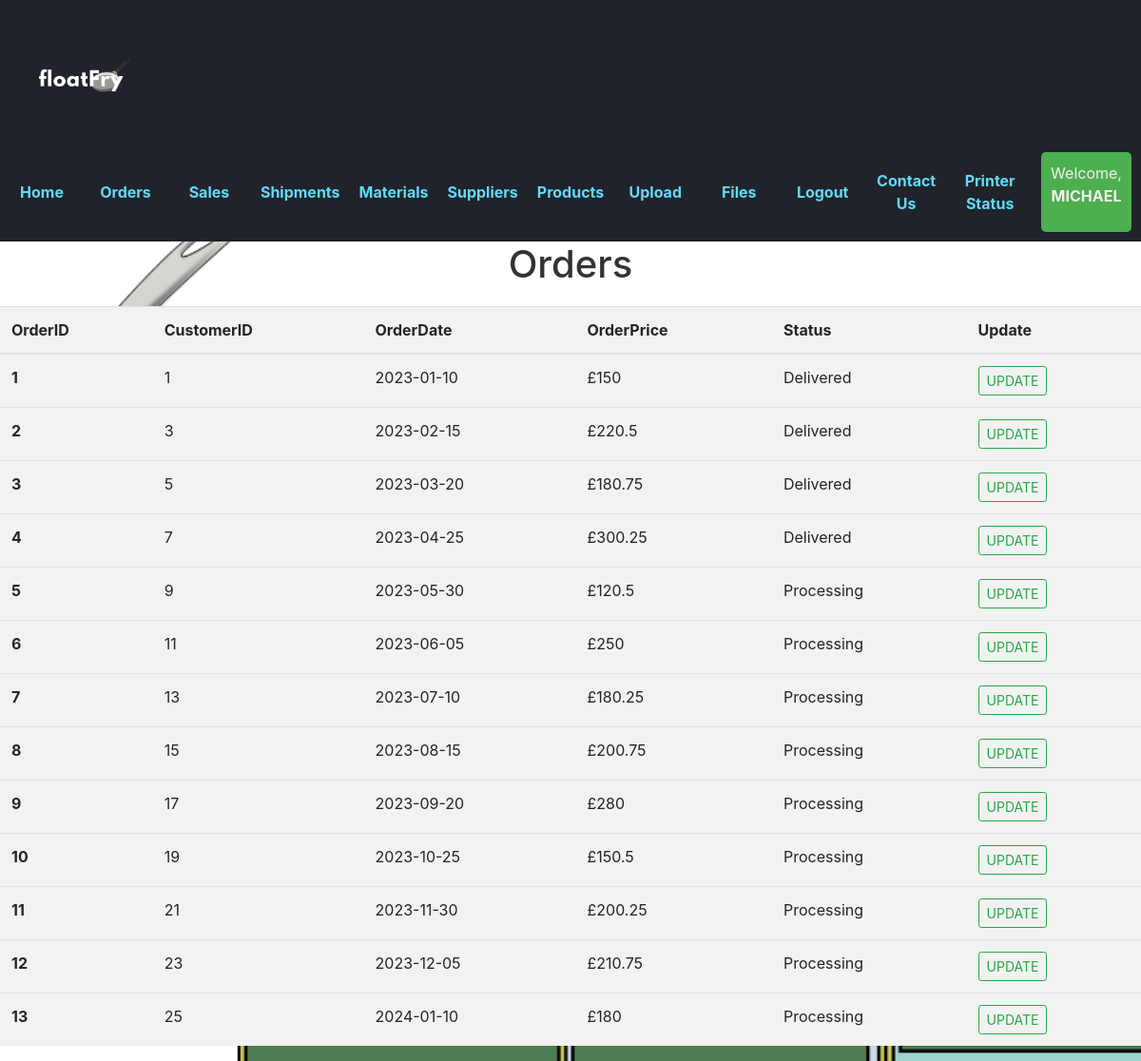
Before: /Orders (signed in) with the older database file.
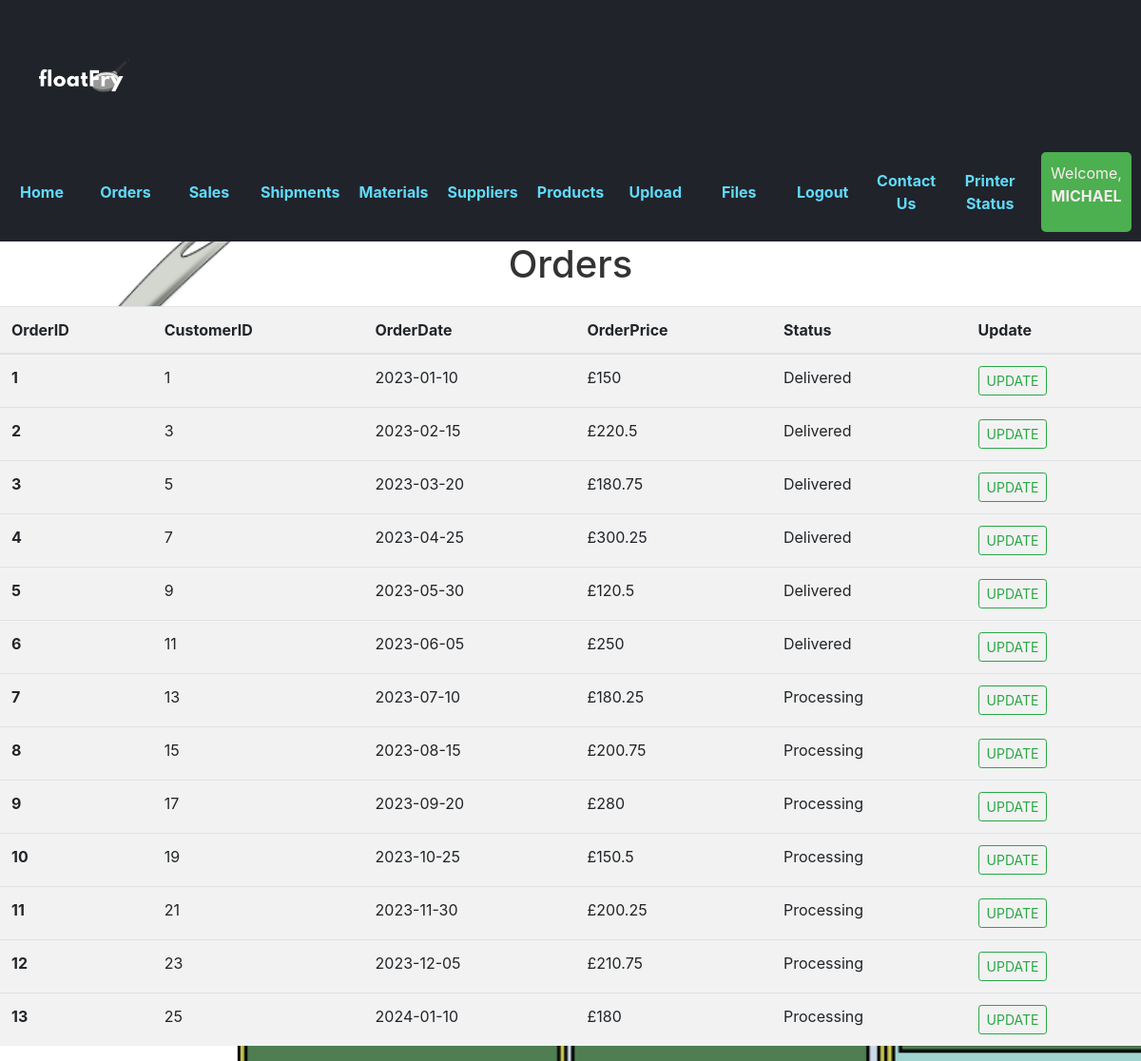
After: the same page with the newer database file.
### tables this page shows
CREATE TABLE Accounts (
    AccountsID INTEGER PRIMARY KEY AUTOINCREMENT,
    Username VARCHAR(255),
    Admin BOOLEAN,
    RoleID INTEGER,
    Role VARCHAR(255),
    EmployeeID INTEGER, Password VARCHAR(100),
    FOREIGN KEY (RoleID) REFERENCES Roles(RoleID),
    FOREIGN KEY (EmployeeID) REFERENCES Employees(EmployeeID)
);

CREATE TABLE Orders (
    OrderID INT PRIMARY KEY,
    CustomerID INT,
    OrderedDate DATE,
    OrderPrice DECIMAL(10, 2),
    OrderStatus VARCHAR(255),
    FOREIGN KEY (CustomerID) REFERENCES Customers(CustomerID)
);

### Test.py (the view)
@app.route('/Orders')
def orders():
    user = get_current_user()
    db = get_db()
    if 'logged_in' in session and session['logged_in'] and user['RoleID'] in [1,2,3,4,5]:
        all_entries_cursor = db.execute('SELECT * FROM Orders')
        orders = all_entries_cursor.fetchall()
        return render_template('orders.html',  user = user, orders = orders)
    else:
        return redirect(url_for('login'))

### Test.py (called while the page is built)
def get_current_user():
    user = None
    if "user" in session:
        user = session['user']
        print(user)
        db = get_db()
        user_cursor = db.execute("select * from Accounts where Username = ?", [user])
        user = user_cursor. fetchone()
    return user

@app.route('/Print/<string:filename>')
def print(filename):
    from printer_test import doc_to_print
    doc_to_print(filename)
    return redirect(url_for('uploadlist'))

### printer_test.py (called while the page is built)
def check_os():
    return system_types.get(platform.system().lower(),-1)

def linux_filepath(filename):
    import subprocess
    return f"{os.path.dirname(os.path.abspath(__file__))}/uploads/{filename}"

def linux_printer(filename,printer_name=None):
    import subprocess
    file_path = linux_filepath(filename)
    try:
        if printer_name != None:
            subprocess.run(['lpr', '-P',printer_name, file_path ])
        else: # default Printer
            path = f"upload/{filename}"
            subprocess.run(['lpr', file_path])
        return "File sent to printer."
    except Exception as e:
        return e

def doc_to_print(filename = None): ## Call the doc_to_print method which allows the user to printer.
    machine_type = check_os()
    print(f"filename is {filename}")
    if filename == None or filename == " ":
        return "No File Given"
    if machine_type == 1:
        status = windows_printer(filename)
    if machine_type <= 0:
        status = linux_printer(filename)
        print(linux_filepath(filename))  # Check the generated file path
    return status

### users_database.py (called while the page is built)
def connect_database():
    db_filename = 'FloatFry.db'
    sql =sqlite3.connect(os.path.join('database/', "FloatFry.db"))
    sql.row_factory = sqlite3.Row
    return sql

def get_db():
    if not hasattr(g, 'FloatFry_db'):
        g.FloatFry_db = connect_database()
    return g.FloatFry_db

### templates/orders.html (shortened to what this page needs)
{%from 'links.html' import links %}
<!DOCTYPE html>
<html lang="en">
<head>
    <link rel="stylesheet" href="{{ url_for('static', filename='styles.css') }}">
    <link rel="stylesheet" href="https://maxcdn.bootstrapcdn.com/bootstrap/4.5.2/css/bootstrap.min.css">
</head>
<body>
    <header>
        <div class="logo">
            <img src="{{ url_for('static', filename='float_fry_logo.png') }}" alt="Float Fry Logo">
        </div>
        <nav>
            {{links(user)}}
        </nav>
    </header>
    <h1>Orders</h1>
    <table class="table">
        <thead>
          <tr>
            <th scope="col">OrderID</th>
            <th scope="col">CustomerID</th>
            <th scope="col">OrderDate</th>
            <th scope="col">OrderPrice</th>
            <th scope="col">Status</th>
            <th scope="col">Update</th>
          </tr>
        </thead>
        <tbody>
            {% if orders %}
                {% for ord in orders %}
                    <tr>
                        <th scope="row">{{ ord["OrderID"] }}</th>
                        <td>{{ ord["CustomerID"] }}</td>
                        <td>{{ ord["OrderedDate"] }}</td>
                        <td>£{{ ord["OrderPrice"] }}</td>
                        <td>{{ ord["OrderStatus"] }}</td>
                        <td><a class="btn btn-sm btn-outline-success" href="{{ url_for('update', ordid = ord['OrderID']) }}">UPDATE</a></td>
                    </tr>
                {% endfor %}
            {% endif %}
        </tbody>
      </table>
</body>
</html>

### templates/links.html (shortened to what this page needs)
{% macro links(user)%}
    <ul>
        {% if user and user['RoleID'] in [5,4]  %}
        <li><a href="{{ url_for('home') }}">Home</a></li>
        <li><a href="{{ url_for('orders') }}">Orders</a></li>
        <li><a href="{{ url_for('sales') }}">Sales</a></li>
        <li><a href="{{ url_for('shipments') }}">Shipments</a></li>
        <li><a href="{{ url_for('materials') }}">Materials</a></li>
        <li><a href="{{ url_for('suppliers') }}">Suppliers</a></li>
        <li><a href="{{ url_for('products') }}">Products</a></li>
        <li><a href="{{ url_for('upload_file') }}">Upload</a></li>
        <li><a href="{{ url_for('uploadlist') }}">Files</a></li>
        <li><a href="{{ url_for('logout') }}">Logout</a></li>
        <li><a href="{{ url_for('contact') }}">Contact Us</a></li>
        <li><a href="{{ url_for('viewPrinter') }}">Printer Status</a></li>
        {% endif %}
        <li>
            {% if user %}
                <div class="user-info">
                    <p>Welcome, <span>{{ user['username'] }}</span></p>
                </div>
            {% endif %}
        </li>
    </ul>
{%endmacro%}

### static/styles.css (style rules this page uses)
body { font-family: Arial, sans-serif; background-color: #f0f0f0; margin: 0; padding: 0; background: url('splash.png'); background-size: cover; opacity: 1; }
header { background-color: #20232a; color: #61dafb; padding: 10px; display: flex; justify-content: space-between; align-items: center; }
.logo img { width: 150px; }
nav ul { list-style-type: none; display: flex; gap: 20px; margin: 0; padding: 0; align-items: center; justify-content: space-between; }
nav ul li { flex: 1; text-align: center; }
nav ul li a { text-decoration: none; color: #61dafb; font-weight: bold; transition: color 0.2s; display: block; padding: 10px 0; }
.user-info { background-color: #f9f1f1; color: rgb(0, 0, 0); padding: 5px 10px; border-radius: 5px; }
h1 { text-align: center; margin-top: 50px; font-size: 36px; color: #333; }
.table { width: 100%; border-collapse: collapse; margin-top: 20px; color: rgb(247, 237, 237); background-color: #f2f2f2; }
.user-info { background-color: #4CAF50; color: white; padding: 10px; border-radius: 5px; }
.user-info span { font-weight: bold; }
p { font-size: 16px; color: rgb(247, 237, 237); }

Changed rows visible on the page:
changed Orders id 5: OrderStatus "Processing" → "Delivered"
changed Orders id 6: OrderStatus "Processing" → "Delivered"
